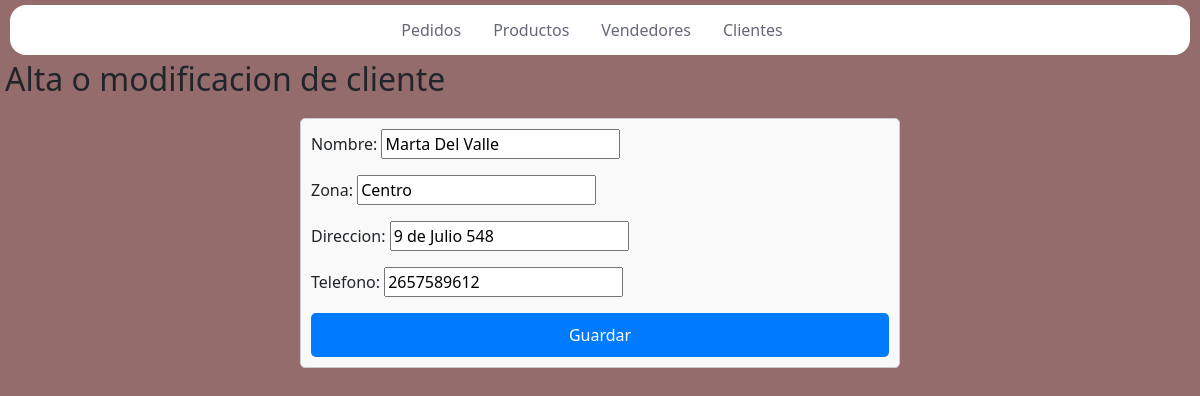
Page /gestion/clientes/2/edit/ on the committed database.
### gestion/models.py (models this page shows, shortened)
class Cliente(models.Model):
    nombre=models.CharField(max_length=30)
    zona=models.CharField(max_length=30)
    direccion=models.CharField(max_length=30)
    telefono=models.IntegerField(null=True)

### gestion/views.py (the view)
# urls.py: path('clientes/<int:pk>/edit/', ClienteUpdateView.as_view(), name='Cli-Edit'),  # Para editar productos
class ClienteUpdateView(UpdateView):
    model = Cliente
    form_class = ClienteForm
    template_name = 'gestion/cli-form.html'
    success_url = reverse_lazy('Clientes')

### gestion/forms.py
class ClienteForm(forms.ModelForm):
    class Meta:
        model = Cliente
        fields = ['nombre', 'zona', 'direccion', 'telefono']

### templates/gestion/cli-form.html (shortened to what this page needs)
{% extends 'gestion/index.html' %}
{% load static %}
{% block css %} <link rel="stylesheet" type="text/css" href={% static "css/form.css" %} /> {% endblock %}
{% block content %}
  <h2>Alta o modificacion de cliente</h2>
  <form method="post">
    {{ form.as_p }}
    <button type="submit">Guardar</button>
  </form>
{% endblock %}

### static/css/index.css (style rules this page uses)
body { position: relative; background-color: rgba(78, 11, 11, 0.6); margin: 5px; min-height: 100vh; }

### static/css/form.css (style rules this page uses)
form { max-width: 600px; margin: 20px auto; padding: 10px; border: 1px solid #ccc; border-radius: 5px; background-color: #f9f9f9; }
form button { display: block; width: 100%; padding: 10px; background-color: #007bff; color: white; border: none; border-radius: 5px; font-size: 16px; }

### rows in the picture
Cliente: nombre "Marta Del Valle", zona "Centro", direccion "9 de Julio 548", telefono "2657589612"
